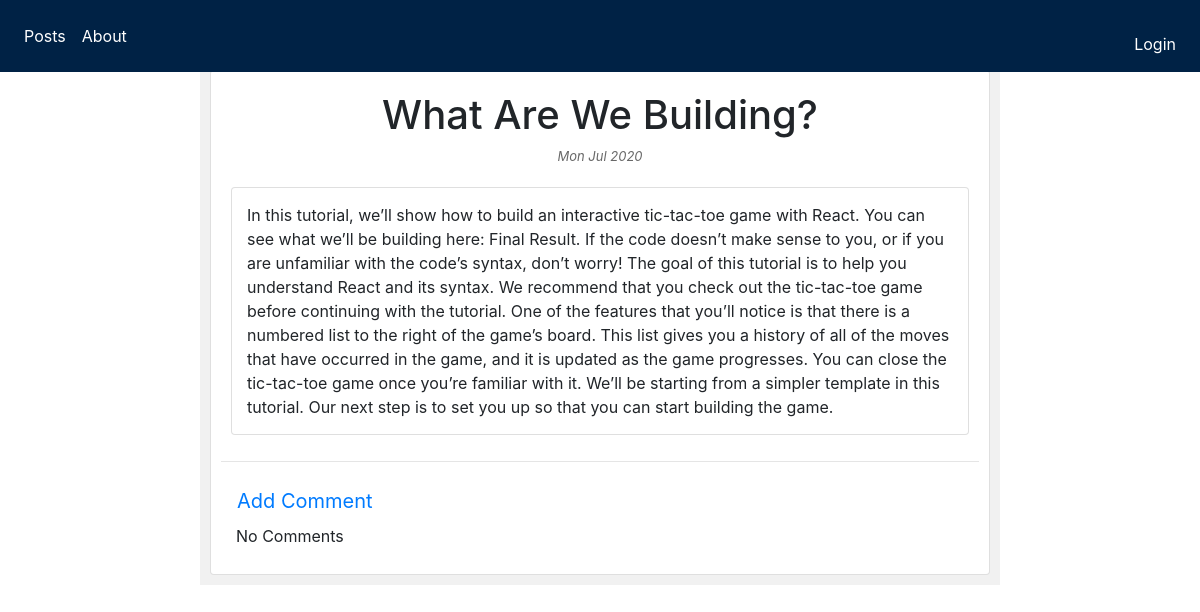
The page /6 on the database as committed earlier.
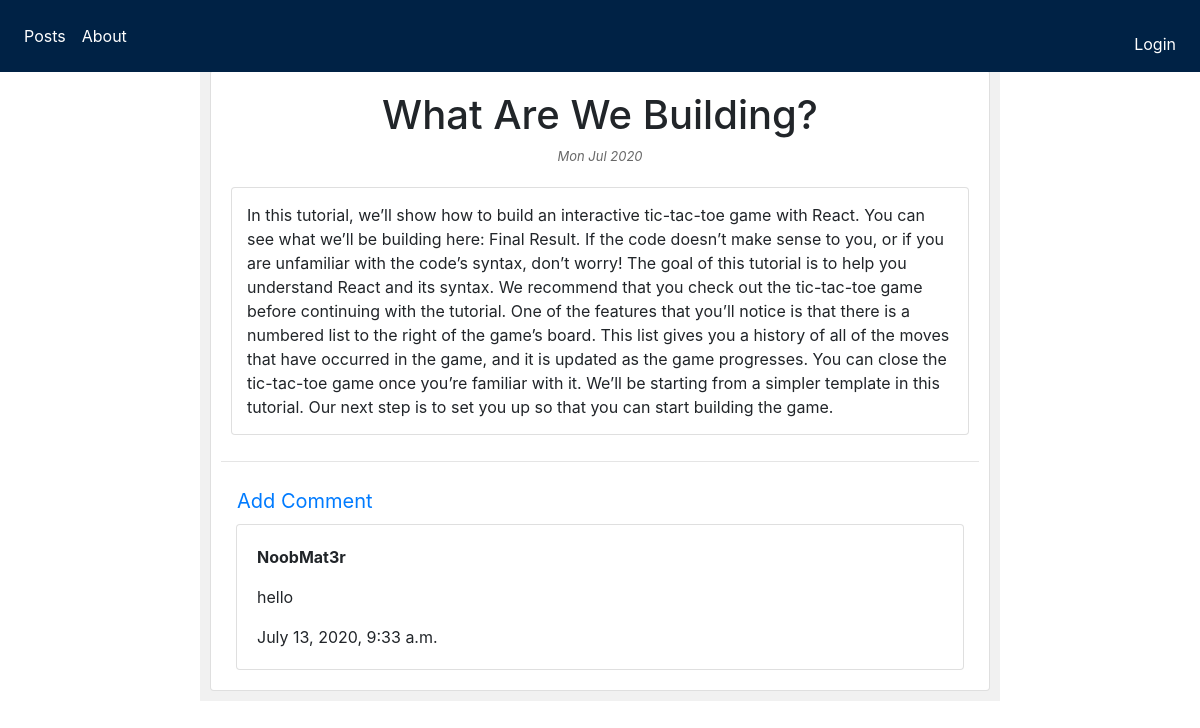
The same page on the database as committed later.
### blog/models.py (models this page shows, shortened)
class Comment(models.Model):
    post = models.ForeignKey('blog.Post', related_name='comments', on_delete=models.CASCADE)
    author = models.CharField(max_length=30)
    text = models.TextField()
    date = models.DateTimeField(default=timezone.now)
    approved_comment = models.BooleanField(default=True)

### blog/views.py (the view)
# urls.py: path('<int:pk>', views.PostDetailView.as_view(), name="detail_post"),
class PostDetailView(DetailView):
    model = Post

### blog/templates/blog/post_detail.html (shortened to what this page needs)
{% extends 'blog/base.html' %}
{% block body %}
    <div class="upper" style="padding: 10px; text-align: center">
        <h1 class="posttitle loader">{{ post.title }}</h1>
        {% if post.publish_date and post.public %}
            <div class="date postdate">
                {{ post.publish_date|date:'D M Y' }}
            </div>
        {% else %}
            {% if user.is_authenticated %}
                <a class="btn btn-danger" href="{% url 'publish_post' pk=post.pk %}">Publish</a>
            {% endif %}
        {% endif %}
    </div>
    <p class="postcontent card" style="padding: 15px; margin: 10px" id="content">{{ post.text|safe }}</p>
    <hr>
    <a class="btn-lg" href="{% url 'addcomment_post' pk=post.pk %}">Add Comment</a>
    <div class="container">
        {% for comment in post.comments.all %}
            <div class="card" style="margin-bottom: 10px; padding: 20px">
                <p style="font-weight: bold">{{ comment.author }}</p>
                <p>{{ comment.text }}</p>
                {{ comment.date }}
            </div>
        {% empty %}
            <p>No Comments</p>
        {% endfor %}
    </div>
{% endblock %}

Rows that differ between the two databases and show on the page:
added Comment: author "NoobMat3r", text "hello", date "July 13, 2020, 9:33 a.m."
Other text that changed with them:
text no longer shown: "No Comments"
